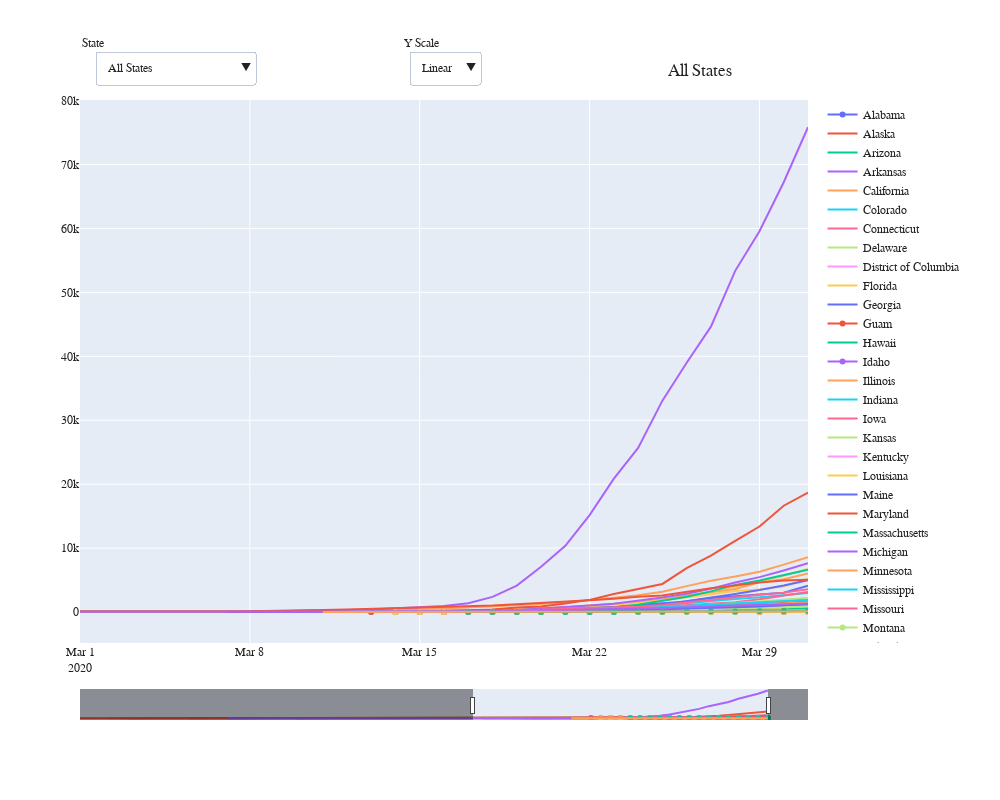

Notebook cell for this chart:
### Code cell
# make an interactive time series plot using plotly

# first define a figure
fig = go.Figure(
#         data=data,
    layout={
        'width':1000,
        'height':800,
#         'xaxis':dict(
#             range=['2020-03-01', 0.4]
#         )
    } 
)

# this is where you actually add the lines to the plot
for trace in data:
    fig.add_trace(trace)

# updates the title and font
fig.update_layout(
    title={
        'text': 'All States',
        'y':.92,
        'x':0.7,
        'xanchor': 'center',
        'yanchor': 'top'},
font=dict(
        family="Gravitas one, monospace",
        size=12,
#     weight='bold',
        color="#232121"
    ))


# sets the height we are putting the buttons in
button_layer_1_height = 1.09

# adding the two dropdown menus
# to create dropdown menu you feed a dictionary for each menu you want
# in this case we will have 2: one to pick states and one to change the yscale 
fig.update_layout(
    updatemenus=[
        # this dictionary is for the state choosing menu
        dict(
            active=0,
            buttons=buttons,
            y=button_layer_1_height,
            x=.24
            
        ),
        
        # this dict is for the yscale changing options
        dict(buttons=list([
            dict(
                label='Linear',
                method='relayout',
                args = [{'yaxis':{'type':'linear'}}]
        ),
             dict(
                 label='Log',
                 method='relayout',
                 args = [{'yaxis':{'type':'log'}}]
             )
            
                          ]),
             x=0.55,
             y=button_layer_1_height
    )])

# adds a time slider to the xaxis
fig.update_xaxes(rangeslider_visible=True)
fig.update_xaxes({'rangeslider':{'thickness':.05}})

# labels for the dropdown menu
fig.update_layout(
    annotations=[
        dict(text="State", x=0, xref="paper", y=1.12, yref="paper",
                             align="left", showarrow=False),
        dict(text="Y Scale", x=.47, xref="paper", y=1.12, yref="paper",
                             align="left", showarrow=False)
    ])

# lets you set the xrange you want the plot to start in
fig.update_layout(xaxis_range=[pd.to_datetime('2020-03-01'),
                               pd.to_datetime(stateTot.date.max())])

fig.show()
